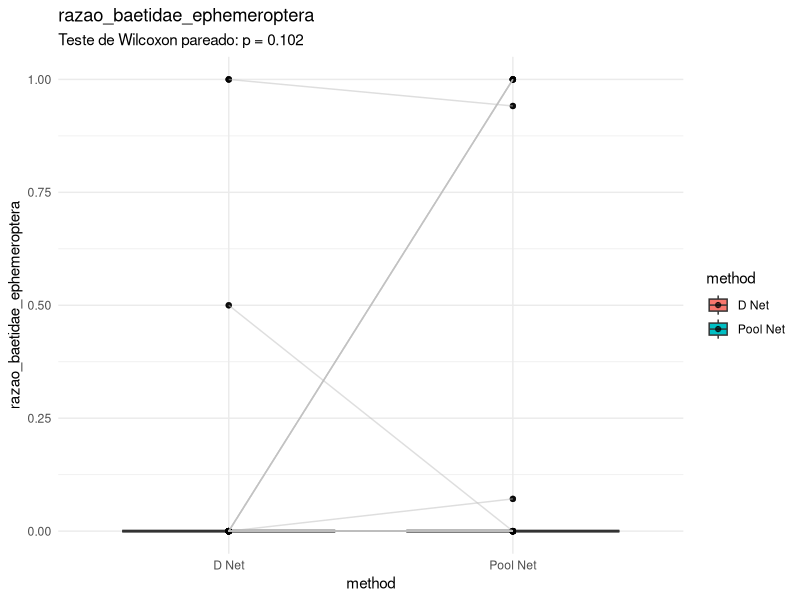
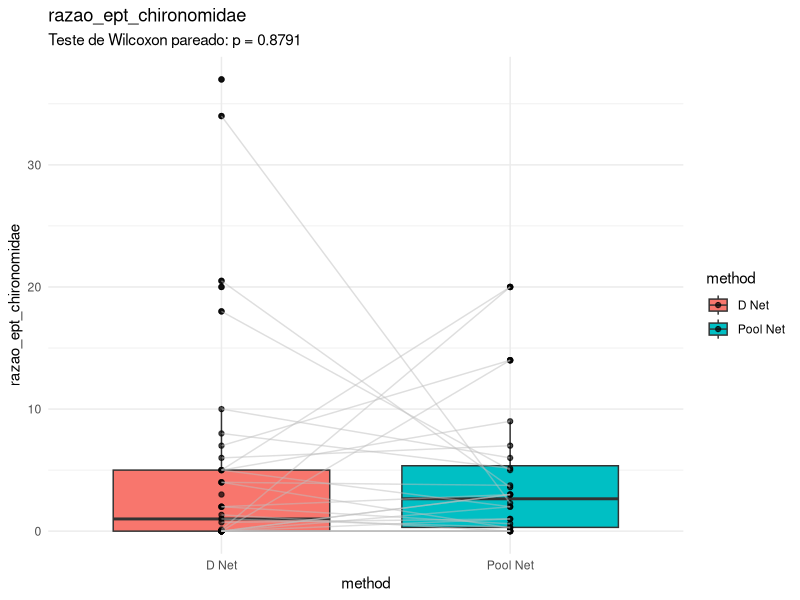
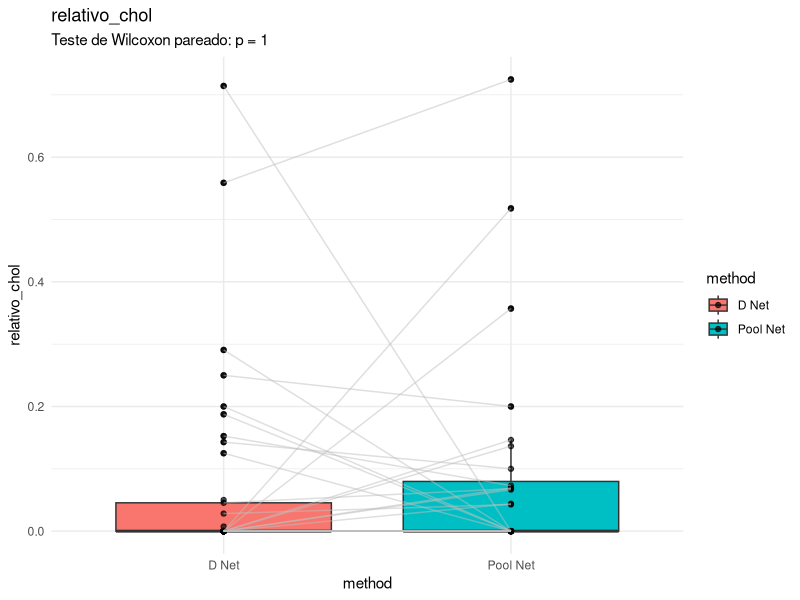
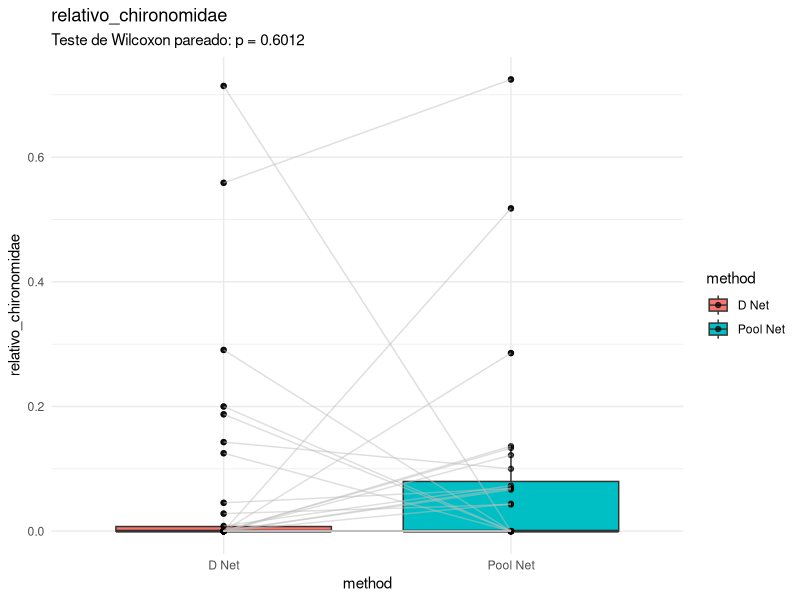
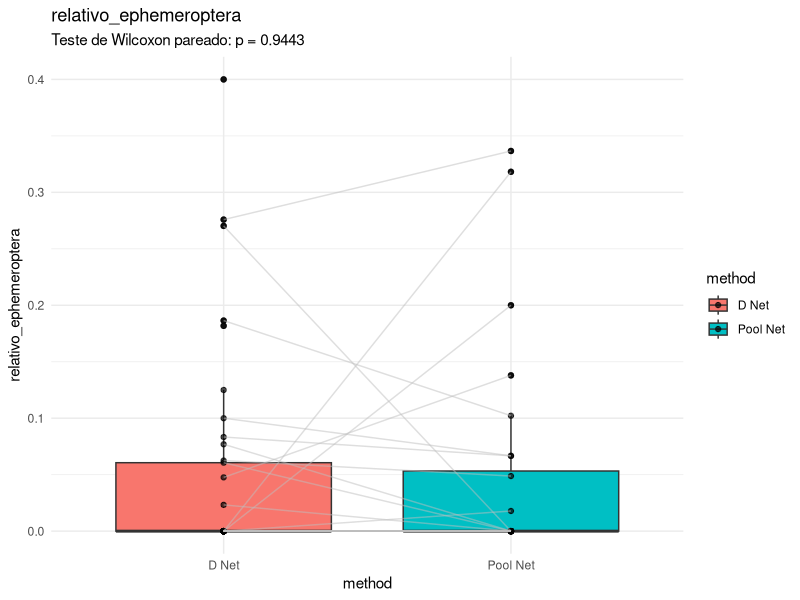
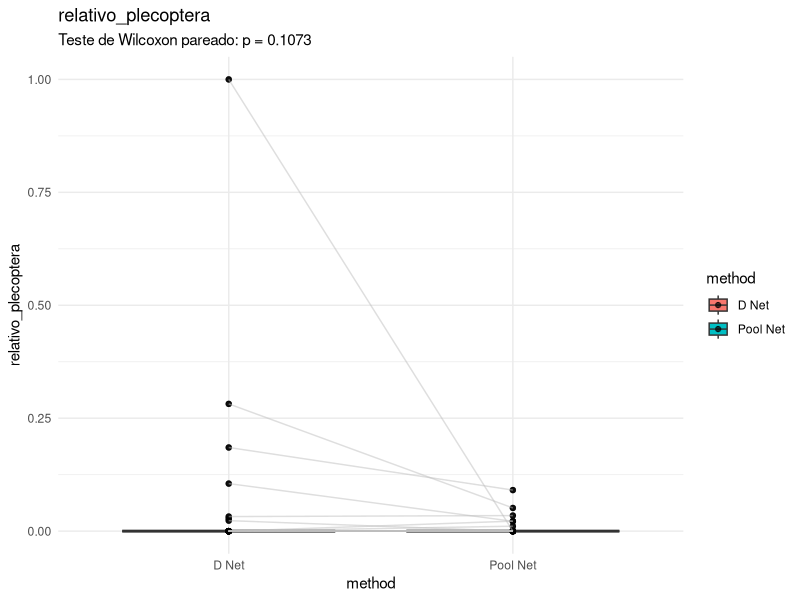
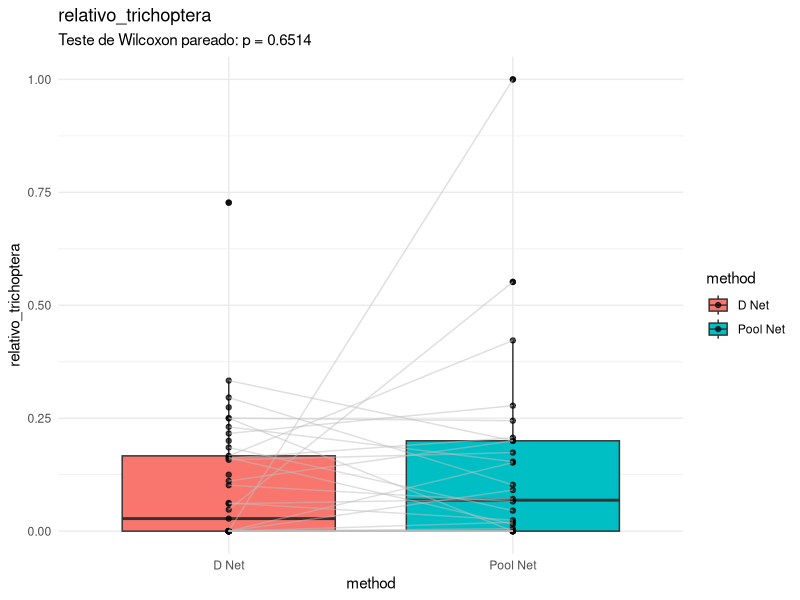
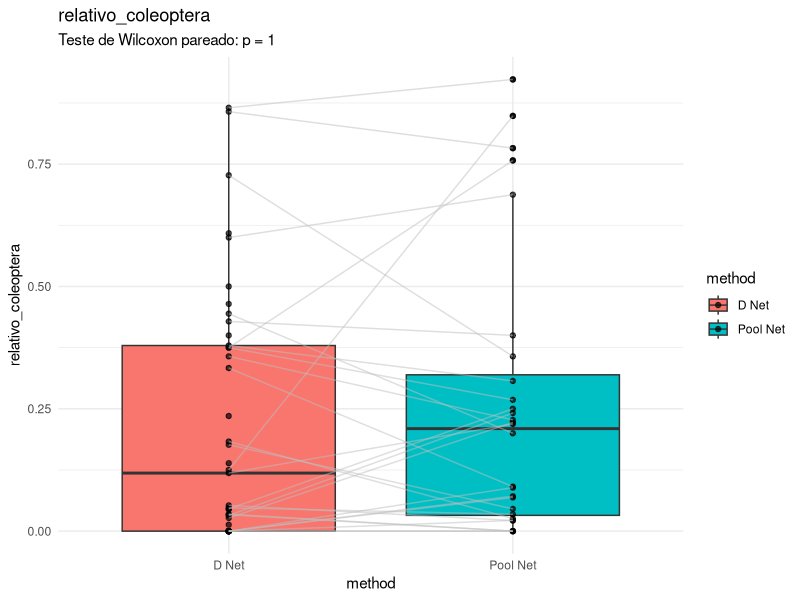

Source code (R) for these figures, in order:
library(tidyverse)

################################## Configurações ###############################

metodos_de_amostragem <- c("D Net", "Pool Net")

# Pastas de figuras
pasta_figuras <- "figuras/redes/"
if (!dir.exists(pasta_figuras)) {
  dir.create(pasta_figuras, recursive = TRUE)
}

# Pasta de tabelas
pasta_tabelas <- "tabelas/redes/"
if (!dir.exists(pasta_tabelas)) {
  dir.create(pasta_tabelas, recursive = TRUE)
}

################################## Carregar dados ##############################
indices_df <- read_csv("dados/processado/matriz_indices_imaturos_piata.csv")

############################## Pre-processamento ###############################
# Remover índice de Pielou por ser muito problemático.
vetor_respostas <- indices_df %>%
  select(-pielou_classes, -pielou_ordens, -pielou_familias) %>%
  select(-(campanha:method)) %>%
  names()

dados_filtrados <- indices_df %>%
  filter(method %in% metodos_de_amostragem) %>%
  mutate("coluna_id" = paste0(rio, "_", locality_name, "_", campanha))

str(indices_df)

################################################################################



for (i in vetor_respostas) {
  print(paste("Analisando redes (pareado) para índice:", i))

  # Pivotar dados para formato largo — uma coluna para cada método
  pares <- dados_filtrados %>%
    select(all_of(c("coluna_id", "method", i))) %>%
    pivot_wider(names_from = method, values_from = all_of(i))

  # Garantir que temos pares válidos (sem NA)
  pares_validos <- pares %>%
    filter(!is.na("D Net") & !is.na("Pool Net"))

  ids_validos <- pares_validos$coluna_id
  dados_filtrados <- dados_filtrados %>%
    filter(coluna_id %in% ids_validos)

  # Teste de Wilcoxon pareado
  p_value <- wilcox.test(
    pares_validos[["D Net"]],
    pares_validos[["Pool Net"]],
    paired = TRUE
  )$p.value

  # Criação do gráfico (continua igual, formato longo)
  plot <- ggplot(
    dados_filtrados,
    aes_string(
      x = "method",
      y = i,
      fill = "method"
    )
  ) +
    theme_minimal() +
    geom_boxplot() +
    geom_point(alpha = 0.7) +
    labs(
      title = i,
      subtitle = paste0("Teste de Wilcoxon pareado: p = ", round(p_value, 4))
    ) +
    geom_line(aes_string(group = "coluna_id"), color = "gray", alpha = 0.5)


  # Salvar o gráfico
  ggsave(
    plot,
    filename = paste0(pasta_figuras, "/boxplot_", i, ".png"),
    width = 8,
    height = 6
  )
}
